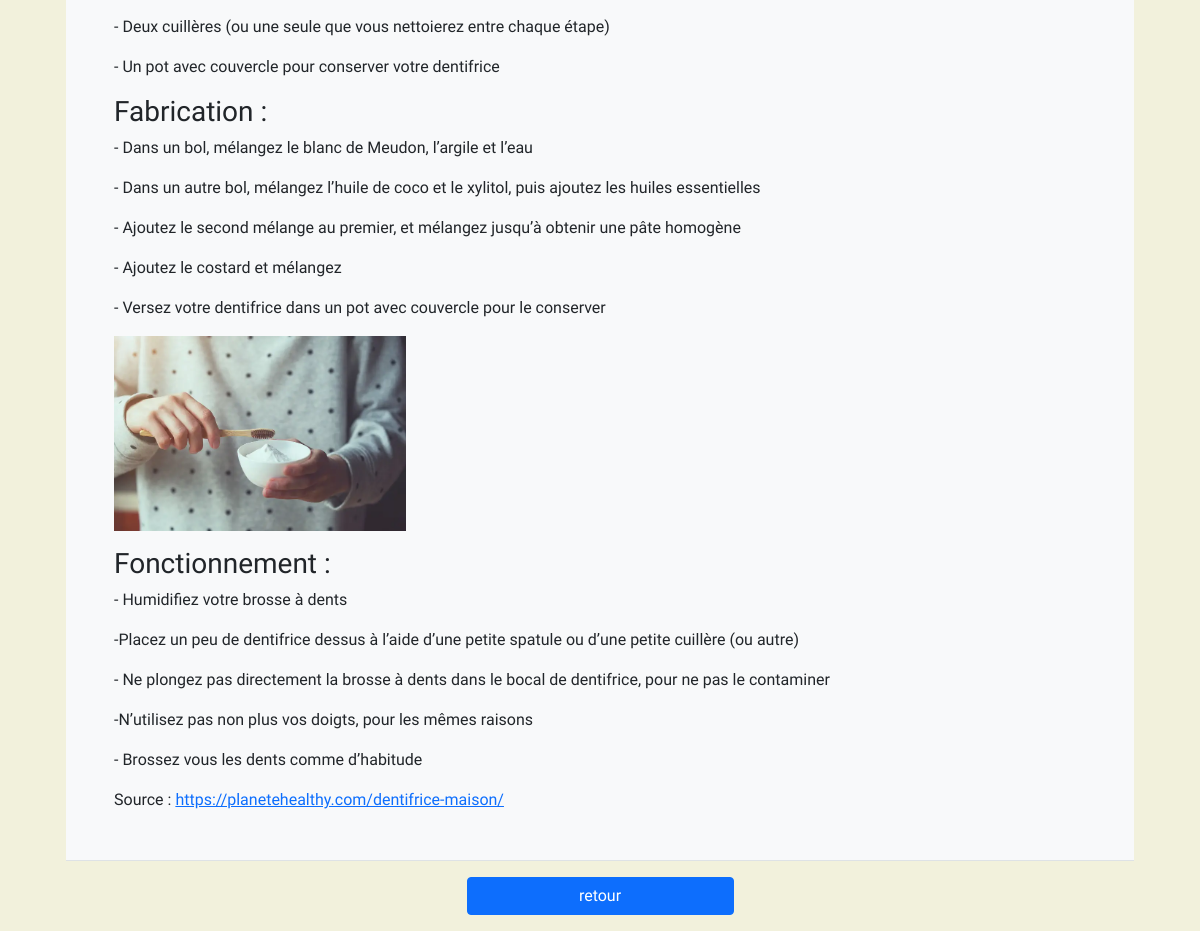
/lowtechs/lowtech/10 (middle part), run on an earlier commit of the app's database.
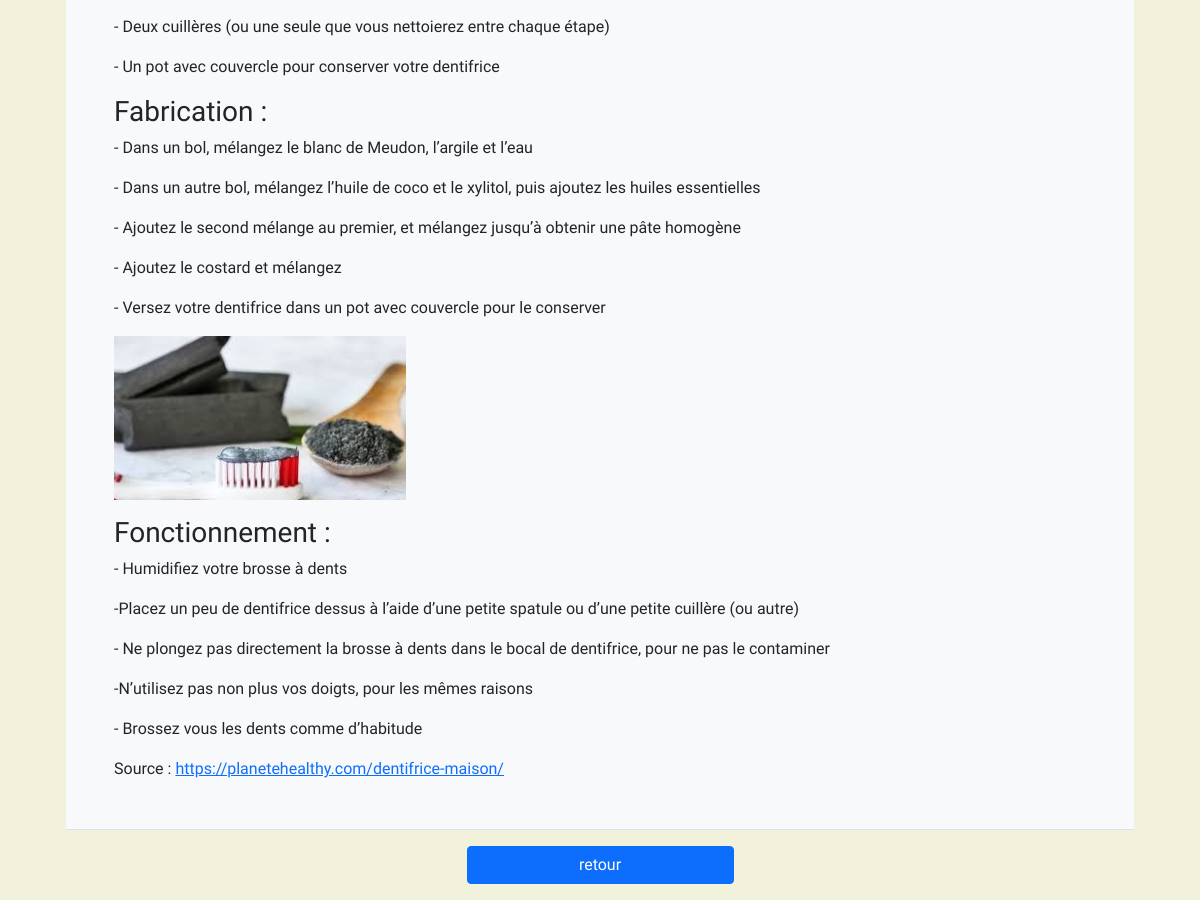
And on a later commit of the database.
### tables this page shows
CREATE TABLE `lowtech` (
  `id` int(25) NOT NULL,
  `titre` varchar(120) DEFAULT NULL,
  `difficulte` int(25) DEFAULT NULL,
  `temps` varchar(50) DEFAULT NULL,
  `necessite` varchar(150) DEFAULT NULL,
  `fabrication` longtext DEFAULT NULL,
  `materiaux` longtext DEFAULT NULL,
  `fonctionnement` longtext DEFAULT NULL,
  `image` varchar(120) DEFAULT NULL,
  `imagePrincipe` varchar(250) DEFAULT NULL,
  `source` varchar(250) DEFAULT NULL
);

### controllers/LowtechController.php (called while the page is built, shortened)
<?php
require "models/LowtechManager.php";
class LowtechController
{
    private $lowtechManager;
    function __construct()
    {
        $this->lowtechManager = new LowtechManager();
        $this->lowtechManager->chargementLowtechs();
    }
    public function afficherLowtech($id)
    {
        $lowtech = $this->lowtechManager->getLowtechById($id);
        $necessite = $this->exploder($lowtech->getMateriaux());
        $fabrication = $this->exploder($lowtech->getFabrication());
        $fonctionnement = $this->exploder($lowtech->getFonctionnement());
        require "views/Read/lowtechView.php";
    }
    private function exploder($array)
    {
        return explode(".", $array);
    }
}

### models/LowtechClass.php (called while the page is built, shortened)
<?php
class Lowtech
{
    private $id;
    private $titre;
    private $fabrication;
    private $materiaux;
    private $fonctionnement;
    private $source;
    private $imagePrincipe;
    function __construct($titre, $materiaux, $fabrication, $fonctionnement, $id, $image, $imagePrincipe, $difficulte, $temps, $necessite, $source)
    {
        $this->id = $id;
        $this->titre = $titre;
        $this->materiaux = $materiaux;
        $this->fabrication = $fabrication;
        $this->fonctionnement = $fonctionnement;
        $this->imagePrincipe = $imagePrincipe;
        $this->source = $source;
    }
    public function getImagePrincipe()
    {
        return $this->imagePrincipe;
    }
    public function getFabrication()
    {
        return $this->fabrication;
    }
    public function getTitre()
    {
        return $this->titre;
    }
    public function getMateriaux()
    {
        return $this->materiaux;
    }
    public function getFonctionnement()
    {
        return $this->fonctionnement;
    }
    public function getSource()
    {
        return $this->source;
    }
    public function getid()
    {
        return $this->id;
    }
}

### models/LowtechManager.php (called while the page is built, shortened)
<?php
require "LowtechClass.php";
class LowtechManager extends Model
{
    private $lowtechs = [];
    public function ajoutLowtech($lowtech)
    {
        $this->lowtechs[] = $lowtech;
    }
    public function chargementLowtechs()
    {
        $db = $this->getBdd();
        $sql = "SELECT * FROM lowtech ORDER BY titre";
        $req = $db->prepare($sql);
        $req->execute([]);
        $data = $req->fetchAll(PDO::FETCH_ASSOC);
    }
    public function getLowtechById($id)
    {
        foreach ($this->lowtechs as $value) {
            if ($value->getId() == $id) {
                return $value;
            }
        }
    }
}

### views/Read/lowtechView.php (the view, shortened to what this page needs)
<div class="m-2 p-2 m-3" id="principal">
    <table class="table">
        <tr>
            <td class="bg-light p-5">
                <br>
                <label for="difficulte">Difficulté : <?= $lowtech->getSmiley($lowtech->getDifficulte()) ?></label><br />
                <label for="temps">Temps nécessaires : <?= $lowtech->getTemps() ?></label><br />
                <label for="necessite">Necessité : <?= $lowtech->getNecessite() ?></label><br /><br />
                <div class="align-start">
                    <?php foreach ($necessite as $value) {
                    ?>
                        <p><?= $value ?></p>
                    <?php
                    }  ?>
                </div>
                <label for="fabrication">
                    <h3>Fabrication : </h3>
                </label>
                <div class="align-start">
                    <?php foreach ($fabrication as $value) {
                    ?>
                        <p><?= $value ?></p>
                    <?php
                    }  ?>
                </div>
                <img class="mb-3" src="<?= URL ?>public/images/lowtech/imagePrincipe/<?= $lowtech->getImagePrincipe() ?>" alt="image <?= $lowtech->getTitre() ?>" width="30%;"><BR />
                <label for="fonctionnement">
                    <h3>Fonctionnement :</h3>
                </label><br>
                <div class="align-start">
                    <?php foreach ($fonctionnement as $value) {
                    ?>
                        <p><?= $value ?></p>
                    <?php
                    }
                    ?>
                </div>
                <label for="source">Source : <a href="<?= $lowtech->getSource() ?>"> <?= $lowtech->getSource() ?></a></label>
            </td>
        </tr>
    </table>
    <div class="d-flex justify-content-center">
        <a href="<?= URL ?>lowtechs/" class="btn btn-primary d-block col-3">retour</a>
    </div>
</div>
<?php
require_once "views/Read/template.php";

What changed in the data, as far as the page shows it:
changed lowtech "- Deux cuillères (ou une seule que vous nettoierez entre chaque étape)": imagePrincipe: a different picture
